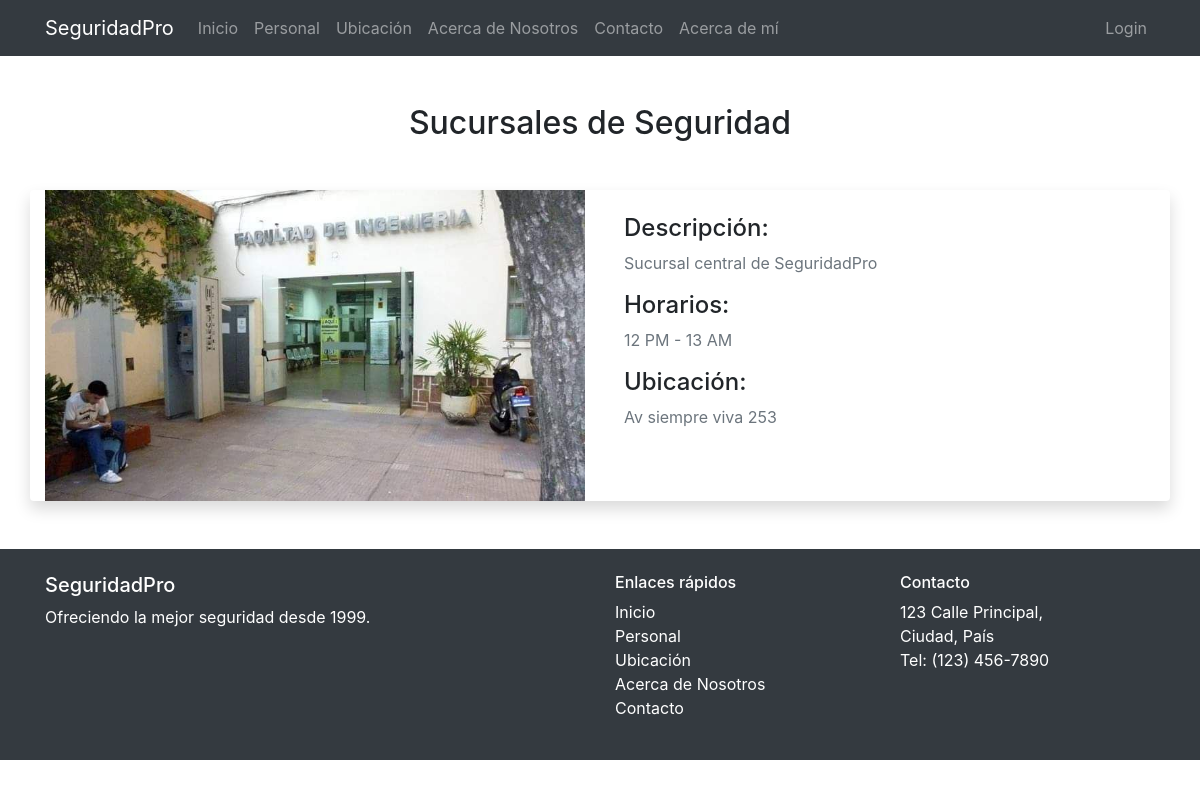
/ubicacion/, run on an earlier commit of the app's database.
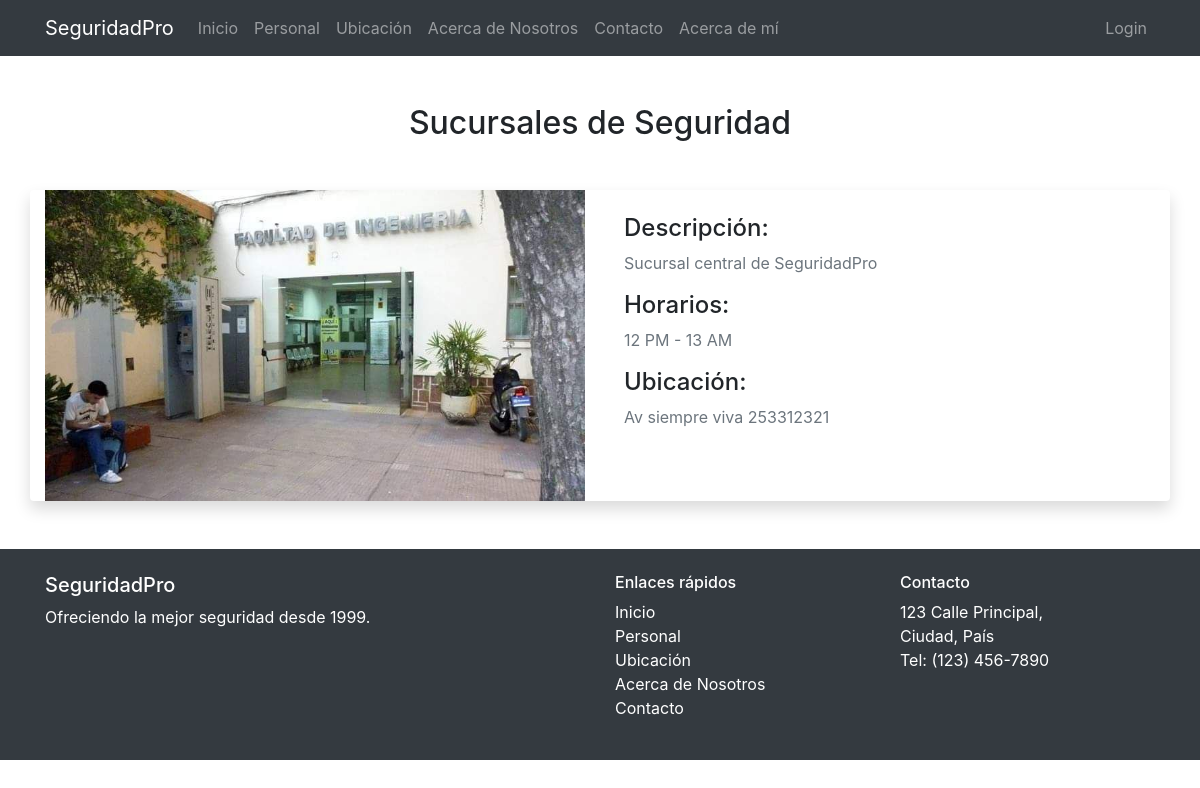
And on a later commit of the database.
### Hunter_App/models.py (models this page shows, shortened)
class Sucursal(models.Model):
    descripcion = models.TextField()
    horarios = models.TextField()
    foto = models.ImageField(upload_to='img/fotos-sucursal/', default='img/fotos-sucursal/default-base')
    ubicacion = models.CharField(max_length=255)

### Hunter_App/views.py (the view)
# urls.py: path('ubicacion/', ubicacion_views, name='ubicacion'),
def ubicacion_views(request):
    sucursal = Sucursal.objects.first()  # Asumimos que solo hay una sucursal para simplificar.
    if request.method == 'POST' and request.user.is_authenticated:
        form = SucursalForm(request.POST, request.FILES, instance=sucursal)
        if form.is_valid():
            form.save()
            return redirect('ubicacion')  # Redirige al mismo lugar tras guardar.
    else:
        form = SucursalForm(instance=sucursal)
    context = {
        'sucursal': sucursal,
        'form': form,
    }
    return render(request, 'ubicacion.html', context)

### Hunter_App/templates/ubicacion.html (shortened to what this page needs)
{% extends "base.html" %}
{% load widget_tweaks %}
{% block content %}
<div class="container mt-5">
    <h2 class="text-center mb-5">Sucursales de Seguridad</h2>
    <div class="row mb-5 shadow rounded bg-white">
        <div class="col-md-6">
            <img src="{{ sucursal.foto.url }}" class="d-block w-100 rounded-start" alt="Foto de Sucursal">
        </div>
        <div class="col-md-6 p-4">
            <h4>Descripción:</h4>
            <p class="text-muted">{{ sucursal.descripcion }}</p>
            <h4>Horarios:</h4>
            <p class="text-muted">{{ sucursal.horarios }}</p>
            <h4>Ubicación:</h4>
            <p class="text-muted">{{ sucursal.ubicacion }}</p>
        </div>
    </div>
</div>
{% endblock %}

What changed in the data, as far as the page shows it:
changed Sucursal "Sucursal central de SeguridadPro": ubicacion "Av siempre viva 253" → "Av siempre viva 253312321"
